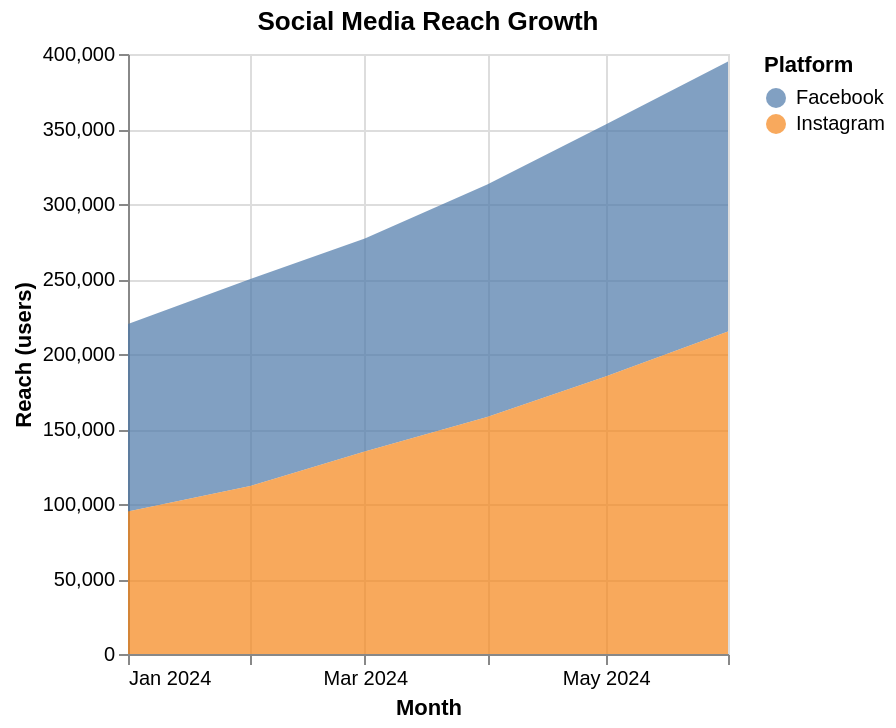

Vega-Lite specification for this chart:
### Vega-Lite specification from a JSON file in a GitHub repository (floating-point values rounded to 4 significant figures)
{"$schema": "https://vega.github.io/schema/vega-lite/v5.json", "description": "Social media reach growth", "data": {"values": [{"date": "2024-01", "platform": "Facebook", "reach": 125000}, {"date": "2024-02", "platform": "Facebook", "reach": 138000}, {"date": "2024-03", "platform": "Facebook", "reach": 142000}, {"date": "2024-04", "platform": "Facebook", "reach": 155000}, {"date": "2024-05", "platform": "Facebook", "reach": 168000}, {"date": "2024-06", "platform": "Facebook", "reach": 180000}, {"date": "2024-01", "platform": "Instagram", "reach": 95000}, {"date": "2024-02", "platform": "Instagram", "reach": 112000}, {"date": "2024-03", "platform": "Instagram", "reach": 135000}, {"date": "2024-04", "platform": "Instagram", "reach": 158000}, {"date": "2024-05", "platform": "Instagram", "reach": 185000}, {"date": "2024-06", "platform": "Instagram", "reach": 215000}]}, "mark": "area", "encoding": {"x": {"field": "date", "type": "temporal", "axis": {"title": "Month", "format": "%b %Y"}}, "y": {"field": "reach", "type": "quantitative", "axis": {"title": "Reach (users)", "format": ",.0f"}}, "color": {"field": "platform", "type": "nominal", "legend": {"title": "Platform"}}, "opacity": {"value": 0.7}}, "title": "Social Media Reach Growth"}
